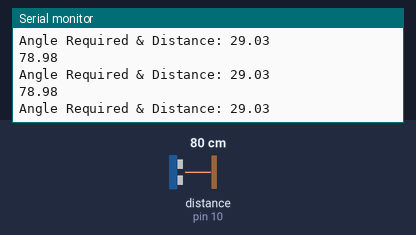
Simulated run of this sketch. Board: Arduino Uno, built with avr-gcc and run on an emulated ATmega328P. Shown: the last lines printed to the serial monitor. Wiring (inferred from the names in the program): ultrasonic range finder: trigger pin 9; echo pin 10. The inputs (shaded band) are chosen by the test bench; at power-on: distance to the obstacle (sensor on pin 10) 80 cm. The echo pulse lasts 58.3 µs per cm.

Above: at 1.2 s.
1.3 s: distance to the obstacle (sensor on pin 10) set to 2 cm
At 2.4 s:
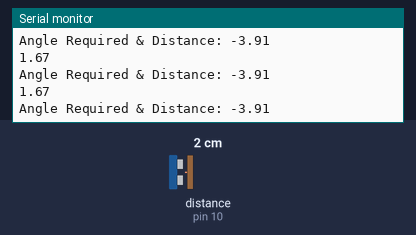
4.3 s: distance to the obstacle (sensor on pin 10) set to 120 cm
At 4.9 s:
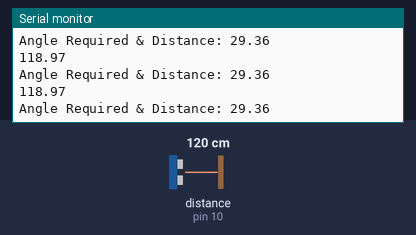
7.3 s: distance to the obstacle (sensor on pin 10) set to 4 cm
At 7.9 s:
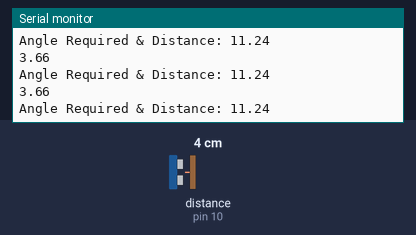
10.3 s: distance to the obstacle (sensor on pin 10) set to 250 cm
At 11.1 s:
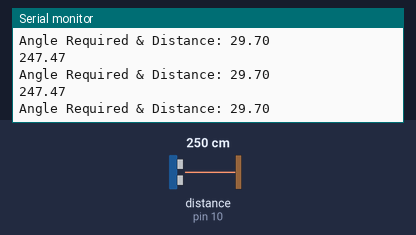
13.3 s: distance to the obstacle (sensor on pin 10) set to 18 cm
At 14.3 s:
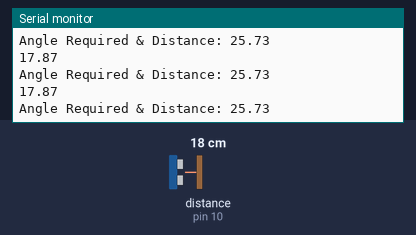
16.3 s: distance to the obstacle (sensor on pin 10) set to 9 cm
At 16.8 s:
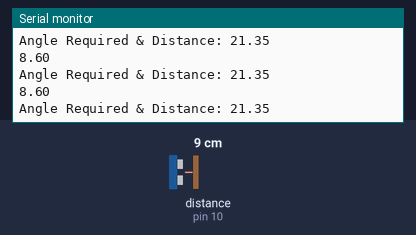
Timing chart, 0 to 19.3 s (numbered marks = the images above; inputs shaded):
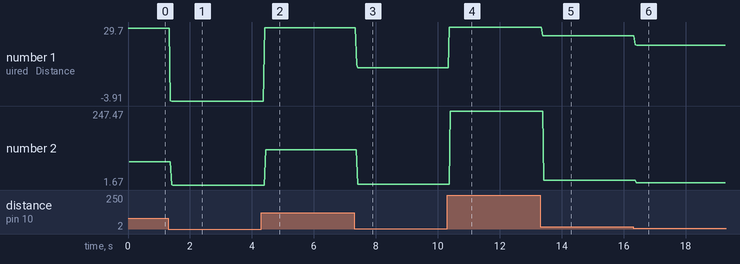

Measured:
- after the input at 1.3 s, the serial monitor: prints a new line after 0.07 s (image 1)
- after the input at 4.3 s, the serial monitor: prints a new line after 0.11 s (image 2)
- after the input at 7.3 s, the serial monitor: prints a new line after 0.08 s (image 3)
- after the input at 10.3 s, the serial monitor: prints a new line after 0.07 s (image 4)
- after the input at 13.3 s, the serial monitor: prints a new line after 0.09 s (image 5)
- after the input at 16.3 s, the serial monitor: prints a new line after 0.07 s (image 6)
- plotted number 1: 29.03 → -3.91 after the input at 1.3 s, -3.91 → 29.36 after the input at 4.3 s, 29.36 → 11.24 after the input at 7.3 s, 11.24 → 29.7 after the input at 10.3 s, 29.7 → 25.73 after the input at 13.3 s
- plotted number 2: 78.98 → 1.67 after the input at 1.3 s, 1.67 → 118.97 after the input at 4.3 s, 118.97 → 3.66 after the input at 7.3 s, 3.66 → 247.47 after the input at 10.3 s, 247.47 → 17.87 after the input at 13.3 s

The sketch:

sketch_mar22a.ino
```cpp
const int trigPin = 9;
const int echoPin = 10;
// defines variables
long duration;
float distance;
float angle;
void setup() {
  pinMode(trigPin, OUTPUT); // Sets the trigPin as an Output
  pinMode(echoPin, INPUT); // Sets the echoPin as an Input
  Serial.begin(9600); // Starts the serial communication
}
void loop() {
  // Clears the trigPin
  digitalWrite(trigPin, LOW);
  delayMicroseconds(2);
  // Sets the trigPin on HIGH state for 10 micro seconds
  digitalWrite(trigPin, HIGH);
  delayMicroseconds(10);
  digitalWrite(trigPin, LOW);
  // Reads the echoPin, returns the sound wave travel time in microseconds
  duration = pulseIn(echoPin, HIGH);
  // Calculating the distance
  distance = duration * 0.034 / 2;
    angle = (atan(((distance / 2 - 1) / (distance * 0.866 + 1)))*180)/3.14;
  // Prints the distance on the Serial Monitor
  Serial.print("Angle Required & Distance: ");
  Serial.println(angle);
  Serial.println(distance);
}
```
